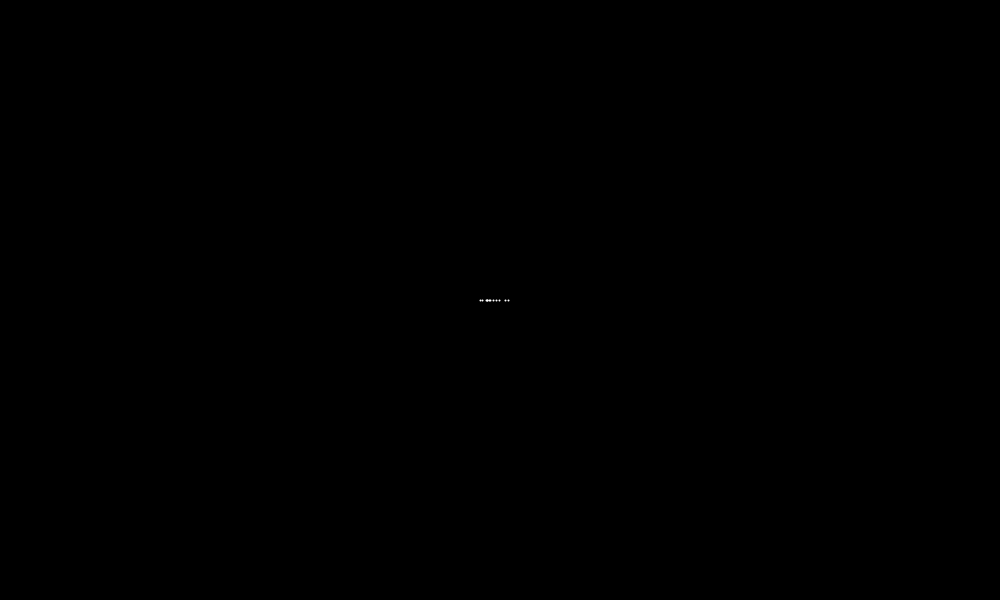
Frame 1 (no input)
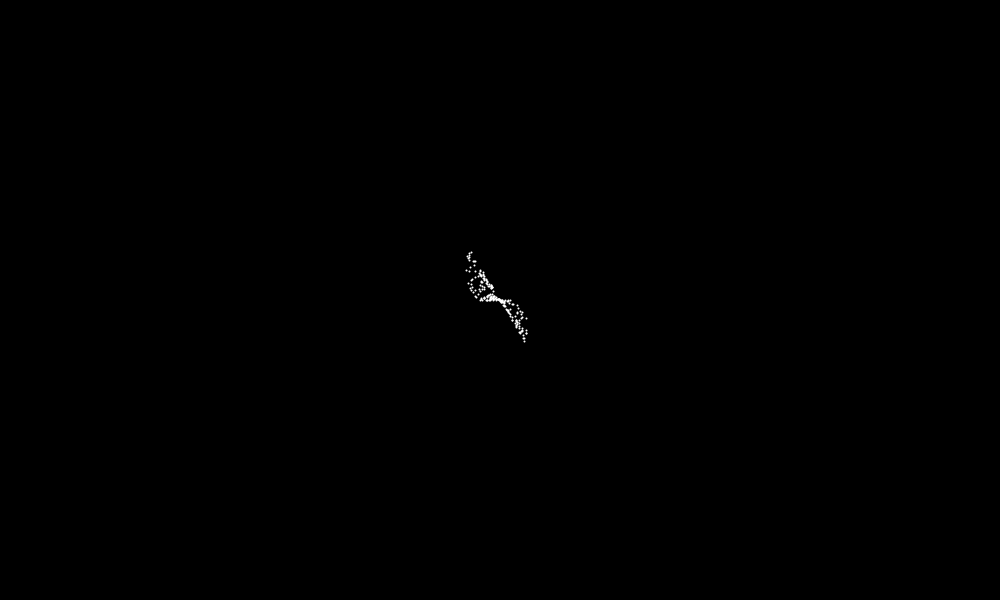
Frame 60 (the mouse pressed at the canvas centre just before this capture)
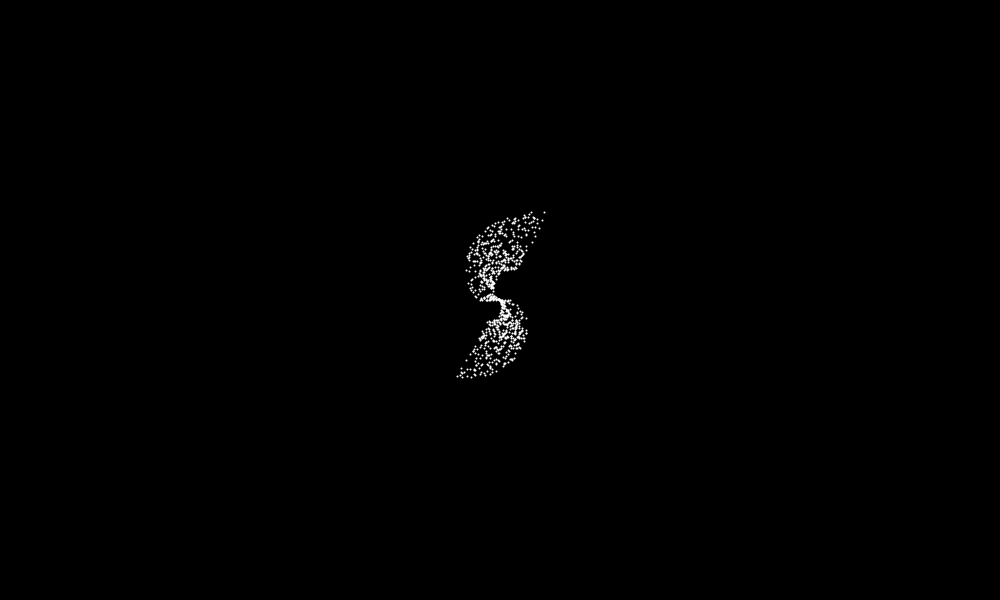
Frame 120 (the mouse held since frame 60 and released just before this capture)

The Processing sketch that drew these frames (run headless with seeded random() and noise(); from frame 60 on, the mouse is pressed at the canvas centre):

// Processing sketch: processing_183257
// ── processing_183257.pde

float x, y;
float angle;
float a, b;
int count;
float all;
float d, fora;
void setup() {
  size(1000, 600);
  background(0);
  x=0;
  y=0;
  angle=0;
  a=0.5;
  b=10;
  count=0;
  all=0;
  // d=5;
}
  void draw() {
    translate(width/2, height/2);
    stroke(255);
    strokeWeight(2);
    rotate(angle);
    for (fora=d; fora<=5; fora++) {
      point(random(x-b-10, x+b), y);
      point(random(-x-b-10, -x+b), y);
    }
    //y=y+1;
    x=x+a;
    angle=angle+(PI/180);
    a=a+0.0005;
    b=b+0.15;
    count++;
    if (count>=300) {
      a=a+0.05;
      b=b+1;
    }
    if (count<=50) {
      d=5;
    }
    if (count>=51) {
      d=1;
    }
  }
